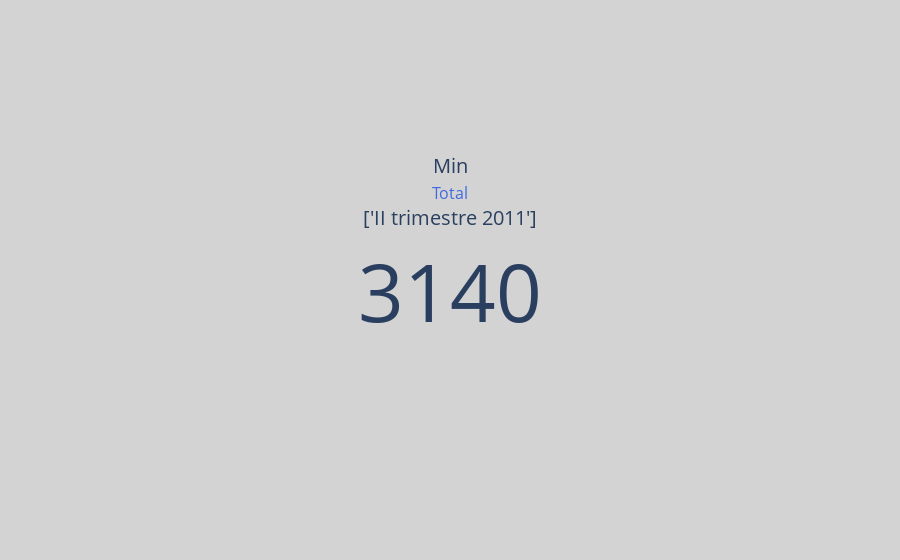

Source (notebook cell):
### Code cell
fig_min_t = go.Figure()
fig_min_t.add_trace(go.Indicator(
    mode = "number",
    title = {"text": "Min<br><span style='font-size:0.8em;color:royalblue'>Total</span><br>"+str(y_min_df_Population_A_1.values)},
    value = min_df_Population_A_1,
    delta = {'position': "top", 'reference': 320},
    domain = {'x': [0, 1], 'y': [0, 1]}))

fig_min_t.update_layout(paper_bgcolor = "lightgray")

fig_min_t.show()

### Figure 1 — Plotly figure (JSON) as saved in the notebook; plotly's stock layout.template omitted (floating-point values rounded to 4 significant figures)
{"data": [{"delta": {"position": "top", "reference": 320}, "domain": {"x": [0, 1], "y": [0, 1]}, "mode": "number", "title": {"text": "Min<br><span style='font-size:0.8em;color:royalblue'>Total</span><br>['II trimestre 2011']"}, "type": "indicator", "value": 3140.0}], "layout": {"paper_bgcolor": "lightgray"}}
